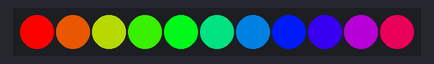
Bench run of a program on a simulated MicroPython board. Parts: 11 RGB LEDs in strip order, left to right. Dim RGB values are drawn brighter than linear.

Above: at 0.15 s.
At 3.63 s:
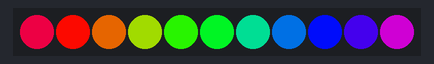
At 8.12 s:
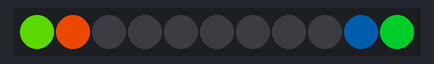
At 16.14 s:
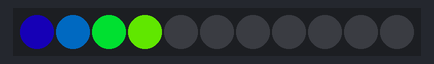
At 24.17 s:
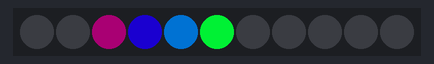
At 32.19 s:
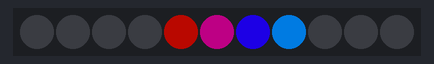

The program:

PythonSource.py
```python
import machine
import neopixel
import time

# Config
NUM_LEDS = 11
PIN = 21
np = neopixel.NeoPixel(machine.Pin(PIN), NUM_LEDS)

# === Helper Functions ===
def wheel(pos):
    """Generate color from position (0-255)."""
    if pos < 85:
        return (255 - pos * 3, pos * 3, 0)
    elif pos < 170:
        pos -= 85
        return (0, 255 - pos * 3, pos * 3)
    else:
        pos -= 170
        return (pos * 3, 0, 255 - pos * 3)

# === Effect State ===
offset = 0
chase_pos = 0
last_change = time.ticks_ms()

# === Effect Update Functions ===
def rainbow_wave_step():
    """Rainbow flowing across strip."""
    global offset
    for i in range(NUM_LEDS):
        color_index = (int((i * 256 / NUM_LEDS) + offset) % 256)
        np[i] = wheel(color_index)
    np.write()
    offset = (offset + 3) % 256

def comet_step():
    """Chasing pixel with colorful tail."""
    global chase_pos
    np.fill((0,0,0))  # clear strip

    # Comet length
    length = 4

    for i in range(length):
        pos = (chase_pos - i) % NUM_LEDS
        color = wheel((chase_pos * 20 + i * 40) % 256)  # different color per tail step
        # fade tail brightness
        fade = max(0, 255 - i * 60)
        faded_color = tuple((c * fade) // 255 for c in color)
        np[pos] = faded_color

    np.write()
    chase_pos = (chase_pos + 1) % NUM_LEDS

# === Main Loop ===
effects = [rainbow_wave_step, comet_step]
current = 0
last_effect_switch = time.ticks_ms()

while True:
    if current == 0:
        rainbow_wave_step()
        time.sleep(0.02)
    elif current == 1:
        comet_step()
        time.sleep(0.05)

    # Switch effect every 4 seconds
    if time.ticks_diff(time.ticks_ms(), last_effect_switch) > 4000:
        current = (current + 1) % len(effects)
        last_effect_switch = time.ticks_ms()
```
